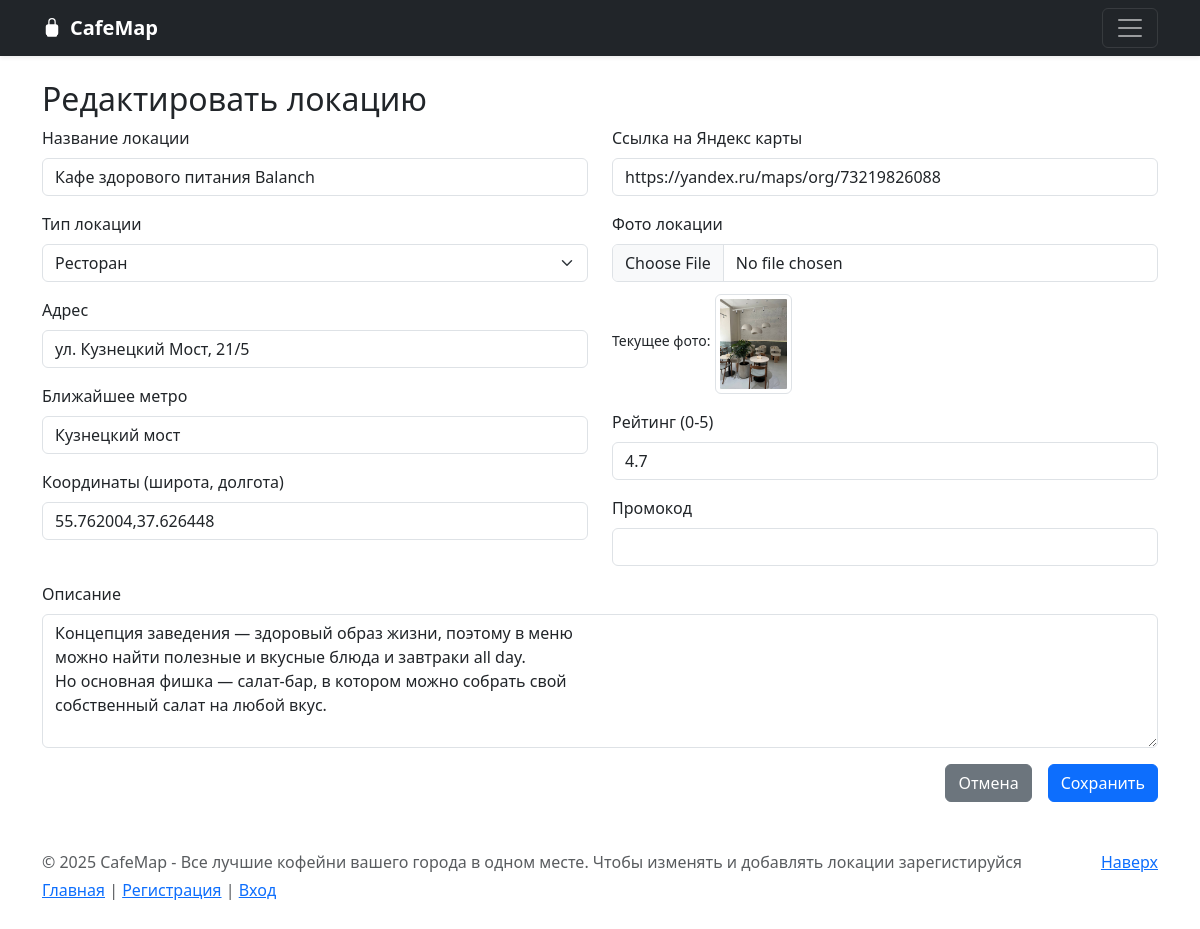
Screenshot of /edit_location/11 (signed in) with the database file from the repository.
### app.py (models this page shows, shortened)
class Location(db.Model):
    __tablename__ = 'locations'
    id = db.Column(db.Integer, primary_key=True)
    name = db.Column(db.String(150), nullable=False)  # Название локации
    type = db.Column(db.String(50), nullable=False)  # Тип локации
    address = db.Column(db.String(200), nullable=False)
    metro = db.Column(db.String(50), nullable=False)
    coordinates = db.Column(db.String(50))
    map_link = db.Column(db.String(500))  # Ссылка на Яндекс карты
    photo = db.Column(db.String(100))  # Путь к фото
    description = db.Column(db.Text, nullable=False)
    promo_code = db.Column(db.String(50))  # Промокод
    rating = db.Column(db.Float)  # Рейтинг

### app.py (the view, shortened to what this page needs)
@app.route('/edit_location/<int:id>', methods=['GET', 'POST'])
@login_required
def edit_location(id):
    location = Location.query.get_or_404(id)
    form = LocationForm(obj=location)
    return render_template('add_location.html', form=form, location=location)

### app.py
class LocationForm(FlaskForm):
    name = StringField('Название локации', validators=[DataRequired()])
    type = SelectField('Тип локации', choices=[
        ('Ресторан', 'Ресторан'),
        ('Кафе', 'Кафе'),
        ('Локация', 'Локация')
    ], validators=[DataRequired()])
    address = StringField('Адрес', validators=[DataRequired()])
    metro = StringField('Ближайшее метро', validators=[DataRequired()])
    coordinates = StringField('Координаты (широта, долгота)')
    map_link = StringField('Ссылка на Яндекс карты')
    photo = FileField('Фото локации', validators=[
        FileAllowed(['jpg', 'jpeg', 'png'], 'Только изображения!')
    ])
    description = TextAreaField('Описание', validators=[DataRequired()])
    promo_code = StringField('Промокод')
    rating = StringField('Рейтинг (0-5)')
    submit = SubmitField('Сохранить')

### app.py (called while the page is built)
@login_manager.user_loader
def load_user(user_id):
    return User.query.get(int(user_id))

### templates/add_location.html (shortened to what this page needs)
{% extends 'base.html' %}
{% block body %}
<div class="container mt-4">
    <h2>{% if location %}Редактировать локацию{% else %}Добавить новую локацию{% endif %}</h2>
    <form method="POST" enctype="multipart/form-data">
        <div class="row">
            <div class="col-md-6">
                <div class="mb-3">
                    {{ form.name.label(class="form-label") }}
                    {{ form.name(class="form-control") }}
                </div>
                <div class="mb-3">
                    {{ form.type.label(class="form-label") }}
                    {{ form.type(class="form-select") }}
                </div>
                <div class="mb-3">
                    {{ form.address.label(class="form-label") }}
                    {{ form.address(class="form-control") }}
                </div>
                <div class="mb-3">
                    {{ form.metro.label(class="form-label") }}
                    {{ form.metro(class="form-control") }}
                </div>
                <div class="mb-3">
                    {{ form.coordinates.label(class="form-label") }}
                    {{ form.coordinates(class="form-control", placeholder="55.123456, 37.123456") }}
                </div>
            </div>
            <div class="col-md-6">
                <div class="mb-3">
                    {{ form.map_link.label(class="form-label") }}
                    {{ form.map_link(class="form-control") }}
                </div>
                <div class="mb-3">
                    {{ form.photo.label(class="form-label") }}
                    {{ form.photo(class="form-control") }}
                    {% if location and location.photo %}
                    <div class="mt-2">
                        <small>Текущее фото:</small>
                        <img src="{{ url_for('static', filename=location.photo) }}"
                             class="img-thumbnail mt-1" style="max-height: 100px;">
                    </div>
                    {% endif %}
                </div>
                <div class="mb-3">
                    {{ form.rating.label(class="form-label") }}
                    {{ form.rating(class="form-control", type="number", min="0", max="5", step="0.1") }}
                </div>
                <div class="mb-3">
                    {{ form.promo_code.label(class="form-label") }}
                    {{ form.promo_code(class="form-control") }}
                </div>
            </div>
        </div>
        <div class="mb-3">
            {{ form.description.label(class="form-label") }}
            {{ form.description(class="form-control", rows=5) }}
        </div>
        <div class="d-grid gap-2 d-md-flex justify-content-md-end">
            <a href="{{ url_for('show_locations') }}" class="btn btn-secondary me-md-2">Отмена</a>
            {{ form.submit(class="btn btn-primary") }}
        </div>
    </form>
</div>
{% endblock %}

### rows the page displays
Location: name "Кафе здорового питания Balanch", type "Ресторан", address "ул. Кузнецкий Мост, 21/5", metro "Кузнецкий мост", coordinates "55.762004,37.626448", map_link "https://yandex.ru/maps/org/73219826088", photo (picture), rating "4.7", description "Концепция заведения — здоровый образ жизни, поэтому в меню можно найти полезные и вкусные блюда и завтраки all day. Но основная фишка — салат-бар, в котором можно собрать свой собственный салат на любой вкус."
